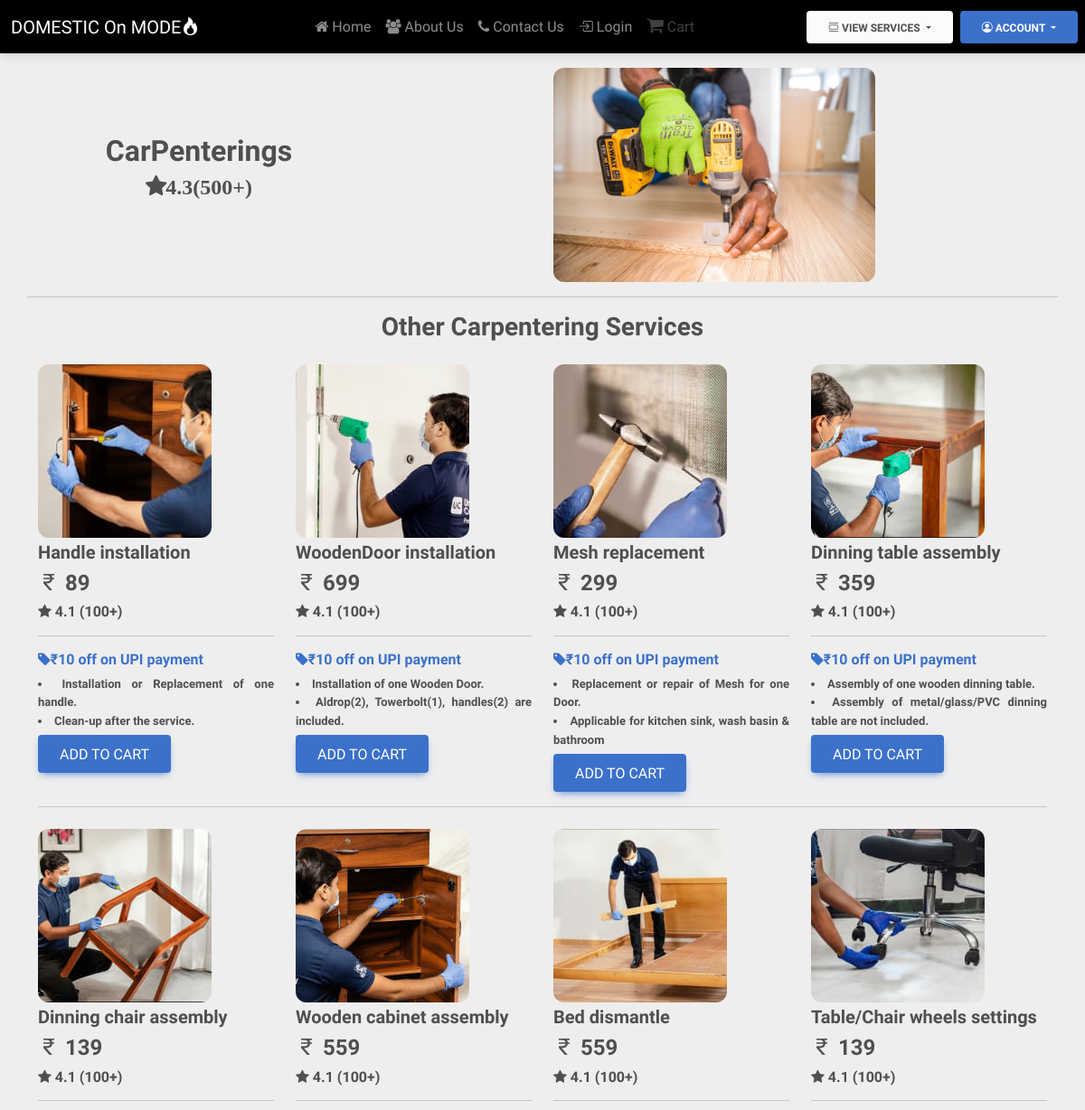
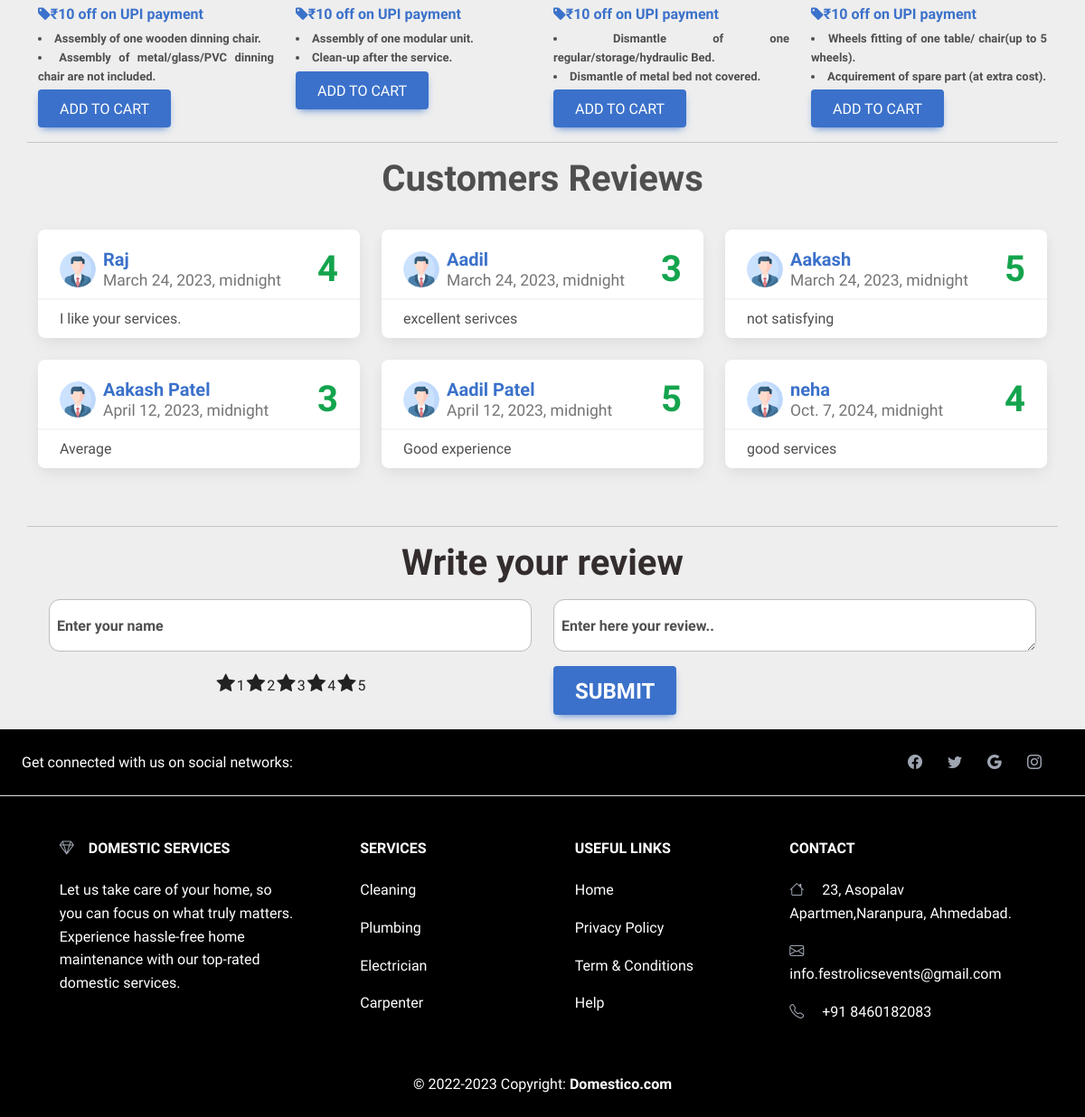
Screenshot of /carpenter/ with the database file from the repository (2 pictures, top to bottom).
### Services/models.py (models this page shows, shortened)
class Carpenter(models.Model):
    sno = models.AutoField(primary_key=True)
    ServiceName = models.CharField(max_length=30)
    description1 = models.CharField(max_length=200)
    description2 = models.CharField(max_length=200)
    category = models.CharField(max_length=20)
    offer = models.CharField(max_length=50,default="")
    price = models.IntegerField(default=0)
    image = models.ImageField(upload_to='Services/images/carpenter')

class Review(models.Model):
    sno=models.AutoField(primary_key=True)
    uname=models.CharField(max_length=30)
    comment=models.TextField()
    rating=models.IntegerField(default=1)
    dt = models.DateTimeField(default=timezone.now)

### Services/views.py (the view, shortened to what this page needs)
# urls.py: path('carpenter/',sv.carpenter,name="carpenter"),
def carpenter(request):
    carpenter = Carpenter.objects.all()
    info=Review.objects.all()[:6]
    params = {'carpenter':carpenter,'info':info}
    return render(request, 'carpenter.html',params)

### Home/templates/Home/carpenter.html (shortened to what this page needs)
{% extends 'basic.html' %}
{% block body%}
    <div class="container mt-3">
        <div class="row text-center">
            <div class="col-lg-4 col-sm-4 col-md-8 align-self-center">
                <h2 class="fw-bolder">CarPenterings</h2>
                <p><span class="fa fa-star fw-bolder fs-4">4.3(500+)</span></p>
            </div>
            <div class="col-lg-4 col-sm-4 col-md-4 mx-auto">
                <img class="img-fluid hover-shadow rounded-6" width="450px" height="300px" src="../static/carp3.jpg"
                    alt="">
            </div>
        </div>
    </div>
    <hr class="container mt-3">
    <div class="container">
        <h3 class="text-center fw-bolder mb-3">Other Carpentering Services</h3>
        <div class="row">
            {% for i in carpenter|slice:"0:" %}
            <div class="col-lg-3 mt-2">
                <img src="/media/{{i.image}}" alt="" class="img-fluid hover-shadow rounded-6">
                <h5 class="mt-1 fw-bolder">{{i.ServiceName}}</h5>
                <h4 class="fw-bolder"><span class="bi bi-currency-rupee"></span> {{i.price}}</h4>
                <h6 class="fw-bolder"><span class="fa fa-star"></span> 4.1 (100+)</h6>
                <hr>
                <a href="#!">
                    <h6 class="fw-bolder"><span class="fa fa-tag"></span>{{i.offer}}</h6>
                </a>
                <li class="is-justified  fs-7">
                    {{i.description1}}
                </li>
                <li class="is-justified fs-7">
                    {{i.description2}}
                </li>
                <form action="{% url 'add_to_cart' cat=i.category sno=i.sno %}" method="POST">
                <button type="submit" id="Sr-{{i.sno}}" class="btn btn-primary fs-6 mt-1 cart">Add to cart</button>
                </form>
            </div>
            {% if forloop.counter|divisibleby:4 and forloop.counter > 0 and not forloop.last %}
        </div>
        <hr>
        <div class="row">
            {% endif %}
            {% endfor %}
        </div>
    </div>
    <hr class="container mt-3">
    <h4 class="fw-bolder text-center fs-1 ">Customers Reviews</h4>
    <div class="container py-4">
        <div class="ex1 row row-cols-1 row-cols-md-2 row-cols-xl-3 g-4 mb-4">
            {% for info in info %}
            <div class="col">
                <div class="card h-100 card-review">
                    <div class="card-header pb-0 d-flex flex-row justify-content-between align-items-center">
                        <div class="d-flex align-items-center">
                            <img class="rounded-circle me-2" src="../static/profile.png" />
                            <div class="d-flex flex-column justify-content-center align-items-start fs-5 lh-sm">
                                <b class="text-primary">{{ info.uname }}</b>
                                <small class="text-muted">{{ info.dt }}</small>
                            </div>
                        </div>
                        <span class="fs-1 my-0 fw-bolder text-success">{{info.rating}}</span>
                    </div>
                    <div class="card-body py-2">
                        <p class="card-text is-justified">{{ info.comment }}</p>
                    </div>
                </div>
            </div>
            {% endfor %}
        </div>
    </div>
    <hr class="container">
    <form action="{% url 'carpenter' %}" method="post">
    <div class="container">
        <h4 class="fs-1 fw-bolder text-center text-dark">Write your review</h4>
        <div class="row mx-auto my-3">
            <div class="form-floating mb-3 col-lg-6 col-md-2">
                <input type="text" name="rtext" class="form-control rounded-6" id="floatingInput"
                placeholder="name@example.com">
                <label for="floatingInput" class="mx-2 fw-bolder">Enter your name</label>
            </div>
            <div class="form-floating col-lg-6 col-md-2">
                <textarea class="form-control rounded-6" name="comment" placeholder="Leave a comment here"
                id="floatingTextarea"></textarea>
                <label for="floatingTextarea" class="mx-2 fw-bolder">Enter here your review..</label>
            </div>
            <div class="col-lg-6 col-md-3">
                <div
                class="starrating risingstar d-flex justify-content-center align-items-center flex-row-reverse">
                <input type="radio" id="star5" name="rating" value="5" /><label for="star5"
                title="5 star">5</label>
                <input type="radio" id="star4" name="rating" value="4" /><label for="star4"
                title="4 star">4</label>
                <input type="radio" id="star3" name="rating" value="3" /><label for="star3"
                title="3 star">3</label>
                <input type="radio" id="star2" name="rating" value="2" /><label for="star2"
                            title="2 star">2</label>
                        <input type="radio" id="star1" name="rating" value="1" /><label for="star1"
                            title="1 star">1</label>
                    </div>
                </div>
                <div class="col-lg-6 col-md-2">
                    <button type="submit" class="btn btn-primary fs-4 fw-bolder">Submit</button>
                </div>
            </div>
        </div>
    </form>
{% endblock %}

### Home/static/utils.css (style rules this page uses)
.fs-7 { font-size: 13px; font-weight: bolder; }

### Home/static/style.css (style rules this page uses)
* { margin: 0; padding: 0; font-family: 'Titillium Web', sans-serif; box-sizing: border-box; }
.is-justified { text-align: justify; margin: 0 auto; max-width: 50em; }
.card-review img { width: 2.5rem; height: 2.5rem; }
.starrating>label:before { content: "\f005"; margin: 2px; font-size: 22px; font-family: FontAwesome; display: inline-block; }
.starrating>label { color: #222222; }

### rows the page displays
Carpenter: image (picture), ServiceName "Handle installation", price "89", offer "₹10 off on UPI payment", description1 "Installation or Replacement of one handle.", description2 "Clean-up after the service."
Carpenter: image (picture), ServiceName "WoodenDoor installation", price "699", offer "₹10 off on UPI payment", description1 "Installation of one Wooden Door.", description2 "Aldrop(2), Towerbolt(1), handles(2) are included."
Carpenter: image (picture), ServiceName "Mesh replacement", price "299", offer "₹10 off on UPI payment", description1 "Replacement or repair of Mesh for one Door.", description2 "Applicable for kitchen sink, wash basin & bathroom"
Carpenter: image (picture), ServiceName "Dinning table assembly", price "359", offer "₹10 off on UPI payment", description1 "Assembly of one wooden dinning table.", description2 "Assembly of metal/glass/PVC dinning table are not included."
Carpenter: image (picture), ServiceName "Dinning chair assembly", price "139", offer "₹10 off on UPI payment", description1 "Assembly of one wooden dinning chair.", description2 "Assembly of metal/glass/PVC dinning chair are not included."
Carpenter: image (picture), ServiceName "Wooden cabinet assembly", price "559", offer "₹10 off on UPI payment", description1 "Assembly of one modular unit.", description2 "Clean-up after the service."
Carpenter: image (picture), ServiceName "Bed dismantle", price "559", offer "₹10 off on UPI payment", description1 "Dismantle of one regular/storage/hydraulic Bed.", description2 "Dismantle of metal bed not covered."
Carpenter: image (picture), ServiceName "Table/Chair wheels settings", price "139", offer "₹10 off on UPI payment", description1 "Wheels fitting of one table/ chair(up to 5 wheels).", description2 "Acquirement of spare part (at extra cost)."
Review: uname "Raj", dt "March 24, 2023, midnight", rating "4", comment "I like your services."
Review: uname "Aadil", dt "March 24, 2023, midnight", rating "3", comment "excellent serivces"
Review: uname "Aakash", dt "March 24, 2023, midnight", rating "5", comment "not satisfying"
Review: uname "Aakash Patel", dt "April 12, 2023, midnight", rating "3", comment "Average"
Review: uname "Aadil Patel", dt "April 12, 2023, midnight", rating "5", comment "Good experience"
Review: uname "neha", dt "Oct. 7, 2024, midnight", rating "4", comment "good services"
